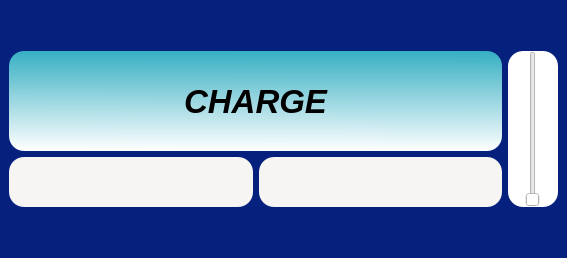
<?xml version="1.0" encoding="UTF-8"?>
<ui version="4.0">
 <class>MainWindow</class>
 <widget class="QMainWindow" name="MainWindow">
  <property name="geometry">
   <rect>
    <x>0</x>
    <y>0</y>
    <width>567</width>
    <height>258</height>
   </rect>
  </property>
  <property name="windowTitle">
   <string>MainWindow</string>
  </property>
  <property name="styleSheet">
   <string notr="true">background-color: rgb(5, 33, 125);</string>
  </property>
  <widget class="QWidget" name="centralwidget">
   <layout class="QGridLayout" name="gridLayout">
    <item row="0" column="0">
     <layout class="QGridLayout" name="gridLayout_3">
      <item row="3" column="0">
       <layout class="QHBoxLayout" name="horizontalLayout_2">
        <item>
         <widget class="QPushButton" name="leftpushButton_2">
          <property name="minimumSize">
           <size>
            <width>0</width>
            <height>50</height>
           </size>
          </property>
          <property name="font">
           <font>
            <pointsize>15</pointsize>
            <italic>true</italic>
            <bold>true</bold>
           </font>
          </property>
          <property name="cursor">
           <cursorShape>PointingHandCursor</cursorShape>
          </property>
          <property name="layoutDirection">
           <enum>Qt::LeftToRight</enum>
          </property>
          <property name="styleSheet">
           <string notr="true">QPushButton{
	background-color: rgb(246, 245, 244);
image: url(:/Downloads/left.png);
color: black;
border-radius:15px;
}
QPushButton:pressed{
background-color: black;
}</string>
          </property>
          <property name="text">
           <string/>
          </property>
         </widget>
        </item>
        <item>
         <widget class="QPushButton" name="rightpushButton">
          <property name="minimumSize">
           <size>
            <width>0</width>
            <height>50</height>
           </size>
          </property>
          <property name="font">
           <font>
            <pointsize>15</pointsize>
            <italic>true</italic>
            <bold>true</bold>
           </font>
          </property>
          <property name="cursor">
           <cursorShape>PointingHandCursor</cursorShape>
          </property>
          <property name="styleSheet">
           <string notr="true">QPushButton{
	background-color: rgb(246, 245, 244);
image: url(:/Downloads/button-2925822_1280.png);
color: black;
border-radius:15px
}
QPushButton:pressed{
background-color:black;
}</string>
          </property>
          <property name="text">
           <string/>
          </property>
         </widget>
        </item>
       </layout>
      </item>
      <item row="1" column="0">
       <widget class="QPushButton" name="shootpushButton">
        <property name="sizePolicy">
         <sizepolicy hsizetype="Minimum" vsizetype="Maximum">
          <horstretch>0</horstretch>
          <verstretch>0</verstretch>
         </sizepolicy>
        </property>
        <property name="minimumSize">
         <size>
          <width>0</width>
          <height>100</height>
         </size>
        </property>
        <property name="palette">
         <palette>
          <active>
           <colorrole role="WindowText">
            <brush brushstyle="SolidPattern">
             <color alpha="255">
              <red>0</red>
              <green>0</green>
              <blue>0</blue>
             </color>
            </brush>
           </colorrole>
           <colorrole role="Button">
            <brush brushstyle="LinearGradientPattern">
             <gradient startx="0.524000000000000" starty="0.000000000000000" endx="0.512979000000000" endy="1.000000000000000" type="LinearGradient" spread="PadSpread" coordinatemode="ObjectBoundingMode">
              <gradientstop position="0.000000000000000">
               <color alpha="255">
                <red>54</red>
                <green>175</green>
                <blue>195</blue>
               </color>
              </gradientstop>
              <gradientstop position="1.000000000000000">
               <color alpha="255">
                <red>255</red>
                <green>255</green>
                <blue>255</blue>
               </color>
              </gradientstop>
             </gradient>
            </brush>
           </colorrole>
           <colorrole role="Text">
            <brush brushstyle="SolidPattern">
             <color alpha="255">
              <red>0</red>
              <green>0</green>
              <blue>0</blue>
             </color>
            </brush>
           </colorrole>
           <colorrole role="ButtonText">
            <brush brushstyle="SolidPattern">
             <color alpha="255">
              <red>0</red>
              <green>0</green>
              <blue>0</blue>
             </color>
            </brush>
           </colorrole>
           <colorrole role="Base">
            <brush brushstyle="LinearGradientPattern">
             <gradient startx="0.524000000000000" starty="0.000000000000000" endx="0.512979000000000" endy="1.000000000000000" type="LinearGradient" spread="PadSpread" coordinatemode="ObjectBoundingMode">
              <gradientstop position="0.000000000000000">
               <color alpha="255">
                <red>54</red>
                <green>175</green>
                <blue>195</blue>
               </color>
              </gradientstop>
              <gradientstop position="1.000000000000000">
               <color alpha="255">
                <red>255</red>
                <green>255</green>
                <blue>255</blue>
               </color>
              </gradientstop>
             </gradient>
            </brush>
           </colorrole>
           <colorrole role="Window">
            <brush brushstyle="LinearGradientPattern">
             <gradient startx="0.524000000000000" starty="0.000000000000000" endx="0.512979000000000" endy="1.000000000000000" type="LinearGradient" spread="PadSpread" coordinatemode="ObjectBoundingMode">
              <gradientstop position="0.000000000000000">
               <color alpha="255">
                <red>54</red>
                <green>175</green>
                <blue>195</blue>
               </color>
              </gradientstop>
              <gradientstop position="1.000000000000000">
               <color alpha="255">
                <red>255</red>
                <green>255</green>
                <blue>255</blue>
               </color>
              </gradientstop>
             </gradient>
            </brush>
           </colorrole>
           <colorrole role="PlaceholderText">
            <brush brushstyle="SolidPattern">
             <color alpha="128">
              <red>0</red>
              <green>0</green>
              <blue>0</blue>
             </color>
            </brush>
           </colorrole>
          </active>
          <inactive>
           <colorrole role="WindowText">
            <brush brushstyle="SolidPattern">
             <color alpha="255">
              <red>0</red>
              <green>0</green>
              <blue>0</blue>
             </color>
            </brush>
           </colorrole>
           <colorrole role="Button">
            <brush brushstyle="LinearGradientPattern">
             <gradient startx="0.524000000000000" starty="0.000000000000000" endx="0.512979000000000" endy="1.000000000000000" type="LinearGradient" spread="PadSpread" coordinatemode="ObjectBoundingMode">
              <gradientstop position="0.000000000000000">
               <color alpha="255">
                <red>54</red>
                <green>175</green>
                <blue>195</blue>
               </color>
              </gradientstop>
              <gradientstop position="1.000000000000000">
               <color alpha="255">
                <red>255</red>
                <green>255</green>
                <blue>255</blue>
               </color>
              </gradientstop>
             </gradient>
            </brush>
           </colorrole>
           <colorrole role="Text">
            <brush brushstyle="SolidPattern">
             <color alpha="255">
              <red>0</red>
              <green>0</green>
              <blue>0</blue>
             </color>
            </brush>
           </colorrole>
           <colorrole role="ButtonText">
            <brush brushstyle="SolidPattern">
             <color alpha="255">
              <red>0</red>
              <green>0</green>
              <blue>0</blue>
             </color>
            </brush>
           </colorrole>
           <colorrole role="Base">
            <brush brushstyle="LinearGradientPattern">
             <gradient startx="0.524000000000000" starty="0.000000000000000" endx="0.512979000000000" endy="1.000000000000000" type="LinearGradient" spread="PadSpread" coordinatemode="ObjectBoundingMode">
              <gradientstop position="0.000000000000000">
               <color alpha="255">
                <red>54</red>
                <green>175</green>
                <blue>195</blue>
               </color>
              </gradientstop>
              <gradientstop position="1.000000000000000">
               <color alpha="255">
                <red>255</red>
                <green>255</green>
                <blue>255</blue>
               </color>
              </gradientstop>
             </gradient>
            </brush>
           </colorrole>
           <colorrole role="Window">
            <brush brushstyle="LinearGradientPattern">
             <gradient startx="0.524000000000000" starty="0.000000000000000" endx="0.512979000000000" endy="1.000000000000000" type="LinearGradient" spread="PadSpread" coordinatemode="ObjectBoundingMode">
              <gradientstop position="0.000000000000000">
               <color alpha="255">
                <red>54</red>
                <green>175</green>
                <blue>195</blue>
               </color>
              </gradientstop>
              <gradientstop position="1.000000000000000">
               <color alpha="255">
                <red>255</red>
                <green>255</green>
                <blue>255</blue>
               </color>
              </gradientstop>
             </gradient>
            </brush>
           </colorrole>
           <colorrole role="PlaceholderText">
            <brush brushstyle="SolidPattern">
             <color alpha="128">
              <red>0</red>
              <green>0</green>
              <blue>0</blue>
             </color>
            </brush>
           </colorrole>
          </inactive>
          <disabled>
           <colorrole role="WindowText">
            <brush brushstyle="SolidPattern">
             <color alpha="255">
              <red>0</red>
              <green>0</green>
              <blue>0</blue>
             </color>
            </brush>
           </colorrole>
           <colorrole role="Button">
            <brush brushstyle="LinearGradientPattern">
             <gradient startx="0.524000000000000" starty="0.000000000000000" endx="0.512979000000000" endy="1.000000000000000" type="LinearGradient" spread="PadSpread" coordinatemode="ObjectBoundingMode">
              <gradientstop position="0.000000000000000">
               <color alpha="255">
                <red>54</red>
                <green>175</green>
                <blue>195</blue>
               </color>
              </gradientstop>
              <gradientstop position="1.000000000000000">
               <color alpha="255">
                <red>255</red>
                <green>255</green>
                <blue>255</blue>
               </color>
              </gradientstop>
             </gradient>
            </brush>
           </colorrole>
           <colorrole role="Text">
            <brush brushstyle="SolidPattern">
             <color alpha="255">
              <red>0</red>
              <green>0</green>
              <blue>0</blue>
             </color>
            </brush>
           </colorrole>
           <colorrole role="ButtonText">
            <brush brushstyle="SolidPattern">
             <color alpha="255">
              <red>0</red>
              <green>0</green>
              <blue>0</blue>
             </color>
            </brush>
           </colorrole>
           <colorrole role="Base">
            <brush brushstyle="LinearGradientPattern">
             <gradient startx="0.524000000000000" starty="0.000000000000000" endx="0.512979000000000" endy="1.000000000000000" type="LinearGradient" spread="PadSpread" coordinatemode="ObjectBoundingMode">
              <gradientstop position="0.000000000000000">
               <color alpha="255">
                <red>54</red>
                <green>175</green>
                <blue>195</blue>
               </color>
              </gradientstop>
              <gradientstop position="1.000000000000000">
               <color alpha="255">
                <red>255</red>
                <green>255</green>
                <blue>255</blue>
               </color>
              </gradientstop>
             </gradient>
            </brush>
           </colorrole>
           <colorrole role="Window">
            <brush brushstyle="LinearGradientPattern">
             <gradient startx="0.524000000000000" starty="0.000000000000000" endx="0.512979000000000" endy="1.000000000000000" type="LinearGradient" spread="PadSpread" coordinatemode="ObjectBoundingMode">
              <gradientstop position="0.000000000000000">
               <color alpha="255">
                <red>54</red>
                <green>175</green>
                <blue>195</blue>
               </color>
              </gradientstop>
              <gradientstop position="1.000000000000000">
               <color alpha="255">
                <red>255</red>
                <green>255</green>
                <blue>255</blue>
               </color>
              </gradientstop>
             </gradient>
            </brush>
           </colorrole>
           <colorrole role="PlaceholderText">
            <brush brushstyle="SolidPattern">
             <color alpha="128">
              <red>0</red>
              <green>0</green>
              <blue>0</blue>
             </color>
            </brush>
           </colorrole>
          </disabled>
         </palette>
        </property>
        <property name="font">
         <font>
          <pointsize>25</pointsize>
          <italic>true</italic>
          <bold>true</bold>
         </font>
        </property>
        <property name="cursor">
         <cursorShape>PointingHandCursor</cursorShape>
        </property>
        <property name="styleSheet">
         <string notr="true">QPushButton{
background-color: rgb(54, 175, 195);
color: black;
border-radius:15px;
	background-color: qlineargradient(spread:pad, x1:0.524, y1:0, x2:0.512979, y2:1, stop:0 rgba(54, 175, 195, 255), stop:1 rgba(255, 255, 255, 255));
}
QPushButton:pressed {
background-color: white;
}
</string>
        </property>
        <property name="text">
         <string>CHARGE</string>
        </property>
       </widget>
      </item>
     </layout>
    </item>
    <item row="0" column="1">
     <widget class="QSlider" name="powerverticalSlider">
      <property name="sizePolicy">
       <sizepolicy hsizetype="Fixed" vsizetype="Minimum">
        <horstretch>0</horstretch>
        <verstretch>0</verstretch>
       </sizepolicy>
      </property>
      <property name="minimumSize">
       <size>
        <width>50</width>
        <height>0</height>
       </size>
      </property>
      <property name="cursor">
       <cursorShape>PointingHandCursor</cursorShape>
      </property>
      <property name="styleSheet">
       <string notr="true">background-color: rgb(255, 255, 255);
border-radius:15px;</string>
      </property>
      <property name="maximum">
       <number>100</number>
      </property>
      <property name="singleStep">
       <number>25</number>
      </property>
      <property name="orientation">
       <enum>Qt::Vertical</enum>
      </property>
     </widget>
    </item>
   </layout>
  </widget>
  <action name="actionHelp">
   <property name="icon">
    <iconset theme="dialog-information">
     <normaloff>.</normaloff>.</iconset>
   </property>
   <property name="text">
    <string>Help...</string>
   </property>
   <property name="toolTip">
    <string>About</string>
   </property>
   <property name="shortcut">
    <string>Ctrl+A</string>
   </property>
  </action>
 </widget>
 <resources/>
 <connections/>
</ui>
